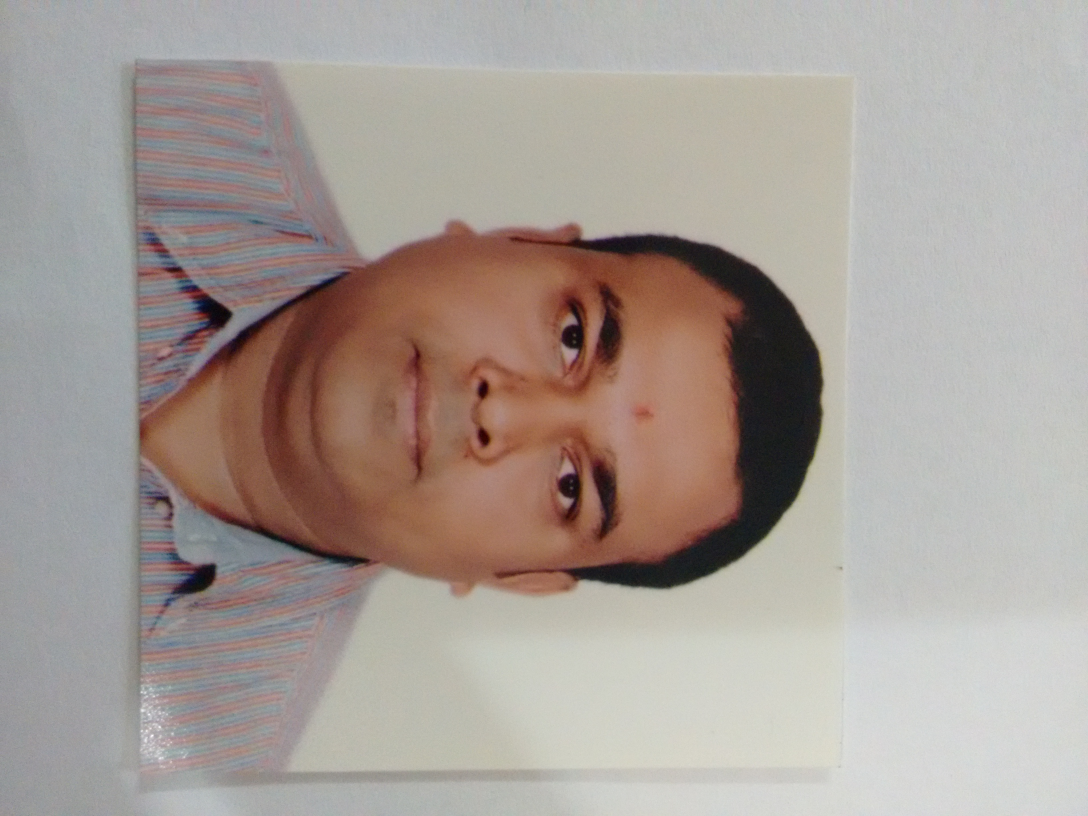
#> input picture 5.0_DataScience/code/Scipy/chandra.jpg, 3264 x 2448 px, found by its file name (shown at 1/3 size)
$ python test.py   (older library calls are emulated)
#> lines starting #> are read from the running program, lines starting #| are printed output that depends on the picture
from scipy.misc import imread, imsave, imresize

# Read an JPEG image into a numpy array
img = imread('/home/hadoop/hadoop/hadoop_working/DataScience/code/Scipy/chandra.jpg')
#> img is the input picture: shape (2448, 3264, 3); mean R, G, B 167.2, 157.1, 150.9
print(img.dtype, img.shape)  # Prints "uint8 (400, 248, 3)"
#| uint8 (2448, 3264, 3)

# We can tint the image by scaling each of the color channels
# by a different scalar constant. The image has shape (400, 248, 3);
# we multiply it by the array [1, 0.95, 0.9] of shape (3,);
# numpy broadcasting means that this leaves the red channel unchanged,
# and multiplies the green and blue channels by 0.95 and 0.9
# respectively.
img_tinted = img * [1, 0.95, 0.9]
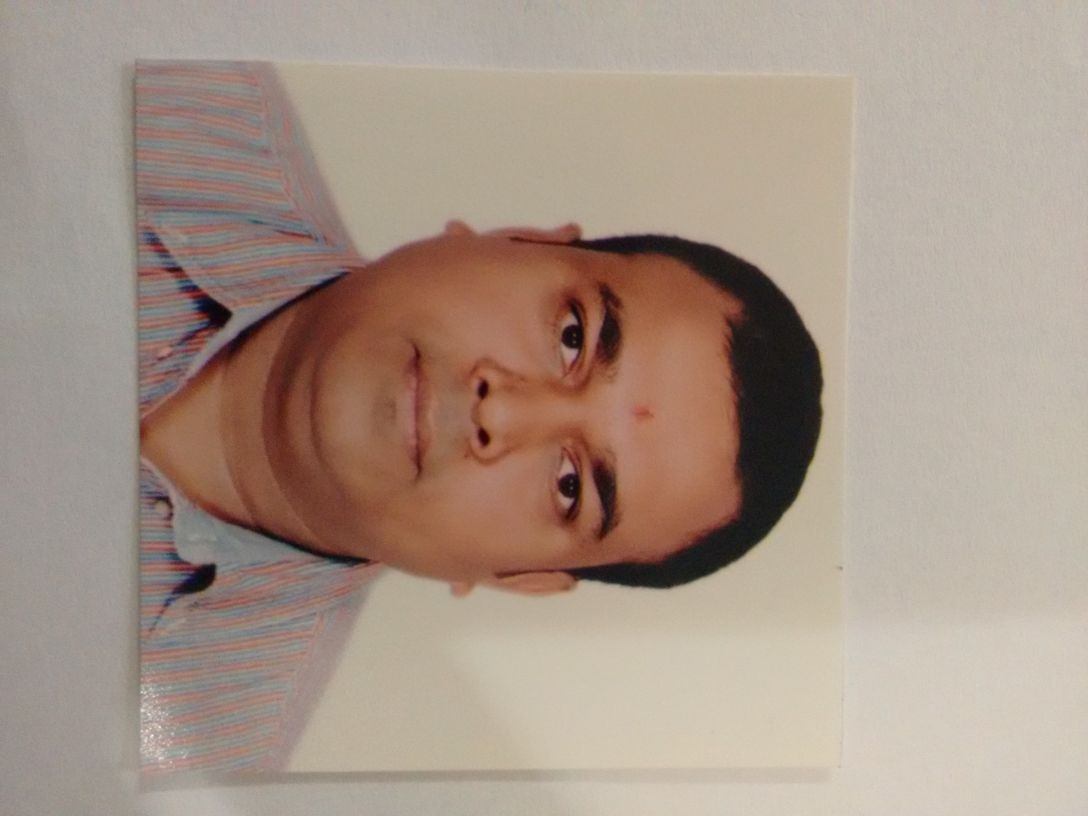
#> img_tinted: shape (2448, 3264, 3) float64 (shown at 1/3 size); mean R, G, B 167.2, 149.3, 135.8

# Resize the tinted image to be 300 by 300 pixels.
img_tinted = imresize(img_tinted, (50, 50))
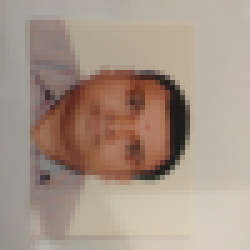
#> img_tinted: shape (50, 50, 3) (shown 5 times larger); mean R, G, B 167.2, 149.3, 135.9

# Write the tinted image back to disk
imsave('/home/hadoop/hadoop/hadoop_working/DataScience/code/Scipy/chandra1.jpg', img_tinted)
